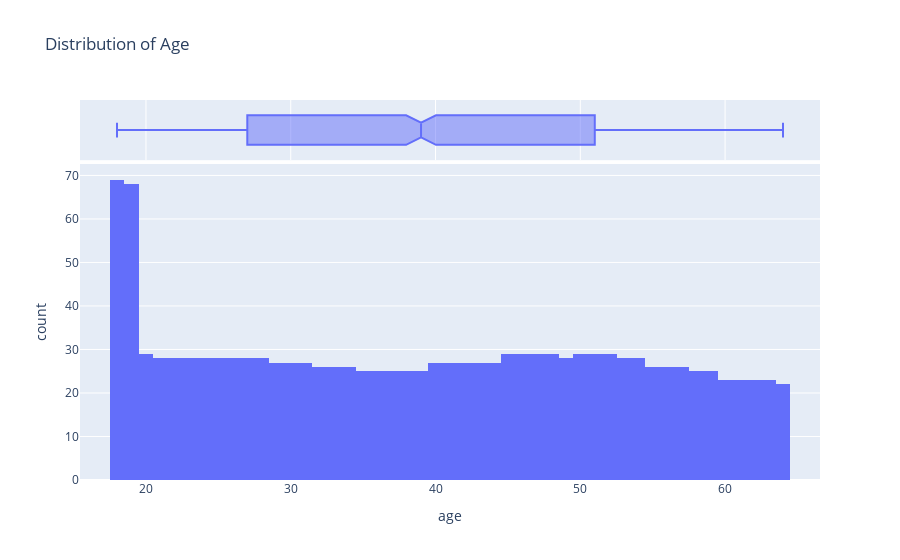

The notebook cell saved with this chart:
### Markdown cell above
Age is numerical comun.Min is 18 and max is 64.So quantity is 64-18 = 47. So we will take 47 bars in histogram. We learnt before that histogram is used for numerical value.Here we will use poty histogram.,Also matplotlib histogram

### Code cell
px.histogram(medical_df,
         x='age',
         marginal='box',
         nbins=47,
         title='Distribution of Age'
         )

### Figure 1 — Plotly figure (JSON) as saved in the notebook; plotly's stock layout.template omitted (floating-point values rounded to 4 significant figures; data arrays with more than 128 entries replaced by an {"elided": "..."} marker saying what was removed)
{"data": [{"alignmentgroup": "True", "bingroup": "x", "hovertemplate": "age=%{x}<br>count=%{y}<extra></extra>", "legendgroup": "", "marker": {"color": "#636efa", "pattern": {"shape": ""}}, "name": "", "nbinsx": 47, "offsetgroup": "", "orientation": "v", "showlegend": false, "type": "histogram", "x": {"elided": "1338 int values"}, "xaxis": "x", "yaxis": "y"}, {"alignmentgroup": "True", "hovertemplate": "age=%{x}<extra></extra>", "legendgroup": "", "marker": {"color": "#636efa"}, "name": "", "notched": true, "offsetgroup": "", "showlegend": false, "type": "box", "x": {"elided": "1338 int values"}, "xaxis": "x2", "yaxis": "y2"}], "layout": {"barmode": "relative", "legend": {"tracegroupgap": 0}, "title": {"text": "Distribution of Age"}, "xaxis": {"anchor": "y", "domain": [0, 1], "title": {"text": "age"}}, "xaxis2": {"anchor": "y2", "domain": [0, 1], "matches": "x", "showgrid": true, "showticklabels": false}, "yaxis": {"anchor": "x", "domain": [0, 0.8316], "title": {"text": "count"}}, "yaxis2": {"anchor": "x2", "domain": [0.8416, 1], "matches": "y2", "showgrid": false, "showline": false, "showticklabels": false, "ticks": ""}}}
